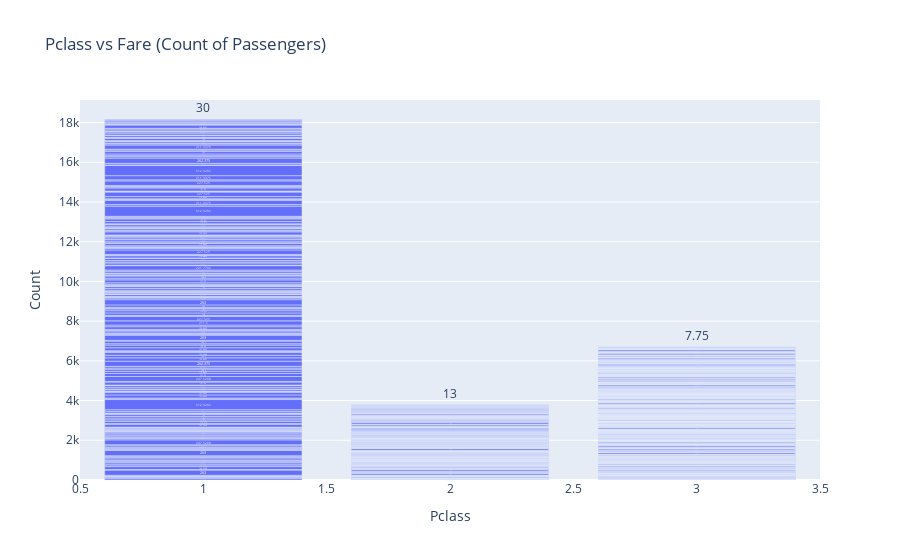

This figure's notebook cell:
### Code cell
# Create a bar plot for 'Embarked' vs count of passengers with 'Fare' values on the y-axis
fig = px.bar(
    df, x='Pclass', y='Fare', title='Pclass vs Fare (Count of Passengers)',
    labels={'Fare': 'Count', 'Pclass': 'Pclass'},
    text='Fare'  # Display Fare values on the bars
)

fig.show()

### Figure 1 — Plotly figure (JSON) as saved in the notebook; plotly's stock layout.template omitted (floating-point values rounded to 4 significant figures; data arrays with more than 128 entries replaced by an {"elided": "..."} marker saying what was removed)
{"data": [{"alignmentgroup": "True", "hovertemplate": "Pclass=%{x}<br>Count=%{text}<extra></extra>", "legendgroup": "", "marker": {"color": "#636efa", "pattern": {"shape": ""}}, "name": "", "offsetgroup": "", "orientation": "v", "showlegend": false, "text": {"elided": "891 float values"}, "textposition": "auto", "type": "bar", "x": {"elided": "891 int values"}, "xaxis": "x", "y": {"elided": "891 float values"}, "yaxis": "y"}], "layout": {"barmode": "relative", "legend": {"tracegroupgap": 0}, "title": {"text": "Pclass vs Fare (Count of Passengers)"}, "xaxis": {"anchor": "y", "domain": [0, 1], "title": {"text": "Pclass"}}, "yaxis": {"anchor": "x", "domain": [0, 1], "title": {"text": "Count"}}}}
